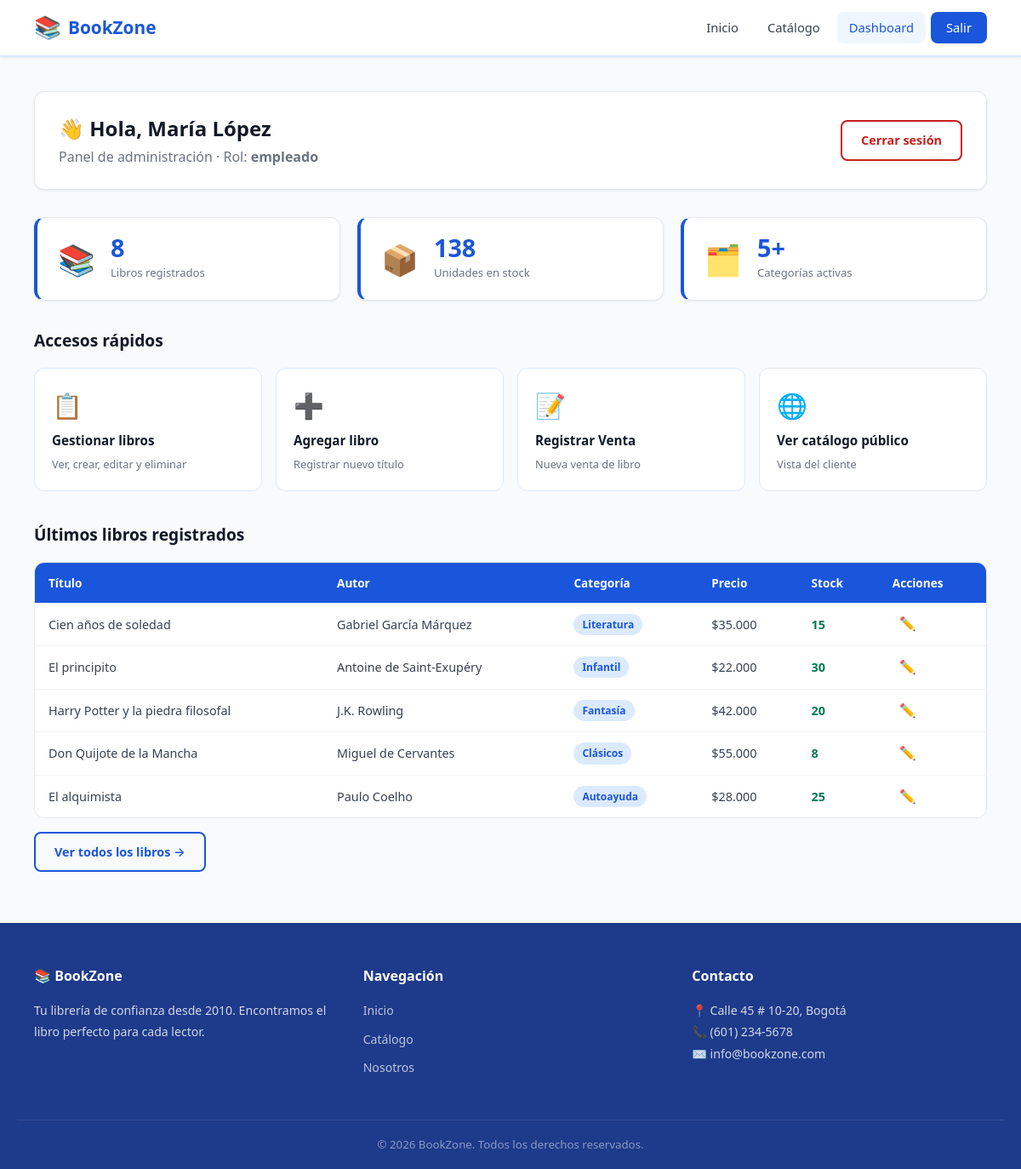
Page /public/?ruta=dashboard (signed in) on the committed database.
### tables this page shows
CREATE TABLE IF NOT EXISTS libros (
    id INT AUTO_INCREMENT PRIMARY KEY,
    titulo VARCHAR(200) NOT NULL,
    autor VARCHAR(150) NOT NULL,
    categoria VARCHAR(100) NOT NULL,
    precio DECIMAL(10,2) NOT NULL DEFAULT 0.00,
    stock INT NOT NULL DEFAULT 0,
    descripcion TEXT,
    fecha_creacion DATETIME DEFAULT CURRENT_TIMESTAMP
);

### public/index.php (called while the page is built, shortened)
<?php
require_once BASE_PATH . '/router.php';

### app/models/Libro.php (called while the page is built, shortened)
<?php
class Libro {
    public static function getAll(): array {
        $pdo = getConnection();
        $stmt = $pdo->query('SELECT * FROM libros ORDER BY fecha_creacion DESC');
        return $stmt->fetchAll();
    }
    public static function count(): int {
        $pdo = getConnection();
        return (int)$pdo->query('SELECT COUNT(*) FROM libros')->fetchColumn();
    }
    public static function totalStock(): int {
        $pdo = getConnection();
        return (int)$pdo->query('SELECT SUM(stock) FROM libros')->fetchColumn();
    }
}

### app/views/dashboard.php (the view, shortened to what this page needs)
<?php
require_once __DIR__ . '/layout.php';
?>
<section class="dashboard-section">
    <div class="container">
        <div class="dashboard-header">
            <div>
                <h1>👋 Hola, <?= htmlspecialchars($_SESSION['usuario_nombre']) ?></h1>
                <p>Panel de administración · Rol: <strong><?= htmlspecialchars($_SESSION['usuario_rol']) ?></strong></p>
            </div>
            <a href="/bookzone/public/?ruta=logout" class="btn btn-outline-danger">Cerrar sesión</a>
        </div>
        <div class="stats-grid">
            <article class="stat-widget">
                <div class="stat-widget-icon">📚</div>
                <div class="stat-widget-info">
                    <span class="stat-widget-num"><?= $totalLibros ?></span>
                    <span class="stat-widget-label">Libros registrados</span>
                </div>
            </article>
            <article class="stat-widget">
                <div class="stat-widget-icon">📦</div>
                <div class="stat-widget-info">
                    <span class="stat-widget-num"><?= number_format($totalStock) ?></span>
                    <span class="stat-widget-label">Unidades en stock</span>
                </div>
            </article>
            <article class="stat-widget">
                <div class="stat-widget-icon">🗂️</div>
                <div class="stat-widget-info">
                    <span class="stat-widget-num"><?= count(array_unique(array_column($ultimosLibros, 'categoria'))) ?>+</span>
                    <span class="stat-widget-label">Categorías activas</span>
                </div>
            </article>
        </div>
        <div class="dashboard-shortcuts">
            <h2>Accesos rápidos</h2>
            <div class="shortcuts-grid">
                <a href="/bookzone/public/?ruta=libros" class="shortcut-card">
                    <span>📋</span>
                    <strong>Gestionar libros</strong>
                    <small>Ver, crear, editar y eliminar</small>
                </a>
                <a href="/bookzone/public/?ruta=libros/crear" class="shortcut-card">
                    <span>➕</span>
                    <strong>Agregar libro</strong>
                    <small>Registrar nuevo título</small>
                </a>
                <a href="/bookzone/public/?ruta=ventas/crear" class="shortcut-card">
                    <span>📝</span>
                    <strong>Registrar Venta</strong>
                    <small>Nueva venta de libro</small>
                </a>
                <a href="/bookzone/public/?ruta=catalogo" class="shortcut-card shortcut-secondary">
                    <span>🌐</span>
                    <strong>Ver catálogo público</strong>
                    <small>Vista del cliente</small>
                </a>
            </div>
        </div>
        <?php if (!empty($ultimosLibros)): ?>
        <div class="dashboard-table">
            <h2>Últimos libros registrados</h2>
            <div class="table-responsive">
                <table>
                    <thead>
                        <tr>
                            <th>Título</th>
                            <th>Autor</th>
                            <th>Categoría</th>
                            <th>Precio</th>
                            <th>Stock</th>
                            <th>Acciones</th>
                        </tr>
                    </thead>
                    <tbody>
                        <?php foreach ($ultimosLibros as $libro): ?>
                        <tr>
                            <td><?= htmlspecialchars($libro['titulo']) ?></td>
                            <td><?= htmlspecialchars($libro['autor']) ?></td>
                            <td><span class="badge"><?= htmlspecialchars($libro['categoria']) ?></span></td>
                            <td>$<?= number_format($libro['precio'], 0, ',', '.') ?></td>
                            <td>
                                <span class="<?= $libro['stock'] > 0 ? 'stock-ok' : 'stock-empty' ?>">
                                    <?= $libro['stock'] ?>
                                </span>
                            </td>
                            <td>
                                <a href="/bookzone/public/?ruta=libros/editar&id=<?= $libro['id'] ?>" class="action-link edit">✏️</a>
                            </td>
                        </tr>
                        <?php endforeach; ?>
                    </tbody>
                </table>
            </div>
            <a href="/bookzone/public/?ruta=libros" class="btn btn-outline mt-1">Ver todos los libros →</a>
        </div>
        <?php endif; ?>
    </div>
</section>
<?php require_once __DIR__ . '/layout_footer.php'; ?>

### public/css/style.css (style rules this page uses)
*, *::before, *::after { box-sizing: border-box; margin: 0; padding: 0; }
:root { --blue-900: #1e3a8a; --blue-800: #1e40af; --blue-700: #1d4ed8; --blue-600: #2563eb; --blue-500: #3b82f6; --blue-400: #60a5fa; --blue-100: #dbeafe; --blue-50: #eff6ff; --primary: #1a56db; --primary-dark: #1e3a8a; --primary-light: #dbeafe; --white: #ffffff; --gray-50: #f9fafb; --gray-100: #f3f4f6; --gray-200: #e5e7eb; --gray-300: #d1d5db; --gray-500: #6b7280; --gray-700: #374151; --gray-900: #111827; --success: #057a55; --success-bg: #def7ec; --danger: #c81e1e; --danger-bg:#fde8e8; --warning-bg:#fef3c7; --radius: 8px; --radius-lg: 12px; --shadow-sm: 0 1px 3px rgba(0,0,0,.08); --shadow: 0 4px 12px rgba(0,0,0,.1); --shadow-lg: 0 10px 30px rgba(0,0,0,.12); --font: 'Segoe UI', system-ui, -apple-system, sans-serif; --transition: .2s ease; --container: 1160px; }
html { scroll-behavior: smooth; }
body { font-family: var(--font); font-size: 16px; line-height: 1.6; color: var(--gray-700); background: var(--gray-50); min-height: 100vh; display: flex; flex-direction: column; }
a { color: var(--primary); text-decoration: none; transition: color var(--transition); }
.container { width: 100%; max-width: var(--container); margin: 0 auto; padding: 0 20px; }
.mt-1 { margin-top: 1rem; }
.btn { display: inline-flex; align-items: center; gap: 6px; padding: 10px 22px; border-radius: var(--radius); font-size: .9rem; font-weight: 600; cursor: pointer; border: 2px solid transparent; transition: all var(--transition); white-space: nowrap; }
.btn-outline { background: transparent; color: var(--primary); border-color: var(--primary); }
.btn-outline-danger { background: transparent; color: var(--danger); border-color: var(--danger); }
.dashboard-section { padding: 40px 0 60px; }
.dashboard-header { display: flex; justify-content: space-between; align-items: center; flex-wrap: wrap; gap: 16px; margin-bottom: 32px; background: var(--white); padding: 24px 28px; border-radius: var(--radius-lg); border: 1px solid var(--gray-200); box-shadow: var(--shadow-sm); }
.dashboard-header h1 { font-size: 1.5rem; color: var(--gray-900); }
.dashboard-header p { color: var(--gray-500); margin-top: 2px; }
.stats-grid { display: flex; gap: 20px; flex-wrap: wrap; margin-bottom: 32px; }
.stat-widget { flex: 1 1 180px; background: var(--white); border-radius: var(--radius-lg); padding: 20px 24px; display: flex; align-items: center; gap: 18px; border: 1px solid var(--gray-200); box-shadow: var(--shadow-sm); border-left: 4px solid var(--primary); }
.stat-widget-icon { font-size: 2.2rem; }
.stat-widget-num { display: block; font-size: 1.8rem; font-weight: 800; color: var(--primary); line-height: 1; }
.stat-widget-label { display: block; font-size: .82rem; color: var(--gray-500); margin-top: 4px; }
.dashboard-shortcuts { margin-bottom: 36px; }
.dashboard-shortcuts h2 { font-size: 1.2rem; color: var(--gray-900); margin-bottom: 16px; }
.shortcuts-grid { display: flex; flex-wrap: wrap; gap: 16px; }
.shortcut-card { flex: 1 1 180px; background: var(--white); border: 1.5px solid var(--blue-100); border-radius: var(--radius-lg); padding: 20px; display: flex; flex-direction: column; gap: 6px; color: var(--gray-700); transition: all var(--transition); }
.shortcut-card span { font-size: 1.8rem; }
.shortcut-card strong { font-size: .95rem; color: var(--gray-900); }
.shortcut-card small { font-size: .8rem; color: var(--gray-500); }
.shortcut-secondary { border-color: var(--gray-200); }
.dashboard-table h2 { font-size: 1.2rem; color: var(--gray-900); margin-bottom: 16px; }
.table-responsive { overflow-x: auto; border-radius: var(--radius-lg); border: 1px solid var(--gray-200); }
table { width: 100%; border-collapse: collapse; background: var(--white); }
thead tr { background: var(--primary); color: var(--white); }
th { padding: 13px 16px; text-align: left; font-size: .85rem; font-weight: 600; white-space: nowrap; }
td { padding: 12px 16px; font-size: .9rem; border-bottom: 1px solid var(--gray-100); vertical-align: middle; }
tbody tr:last-child td { border-bottom: none; }
.badge { display: inline-block; padding: 3px 10px; border-radius: 20px; font-size: .75rem; font-weight: 600; background: var(--blue-100); color: var(--primary); }
.stock-ok { color: var(--success); font-weight: 700; }
.action-link { font-size: 1rem; padding: 4px 8px; border-radius: 4px; }

### rows in the picture
libros: titulo "Cien años de soledad", autor "Gabriel García Márquez", categoria "Literatura", precio "35.000", stock "15"
libros: titulo "El principito", autor "Antoine de Saint-Exupéry", categoria "Infantil", precio "22.000", stock "30"
libros: titulo "Harry Potter y la piedra filosofal", autor "J.K. Rowling", categoria "Fantasía", precio "42.000", stock "20"
libros: titulo "Don Quijote de la Mancha", autor "Miguel de Cervantes", categoria "Clásicos", precio "55.000", stock "8"
libros: titulo "El alquimista", autor "Paulo Coelho", categoria "Autoayuda", precio "28.000", stock "25"

### other values in the picture
$_SESSION['usuario_nombre'] "María López"
$_SESSION['usuario_rol'] "empleado"
$totalLibros "8"
$totalStock "138"
count(array_unique(array_column($ultimosLibros, 'categoria'))) "5"
